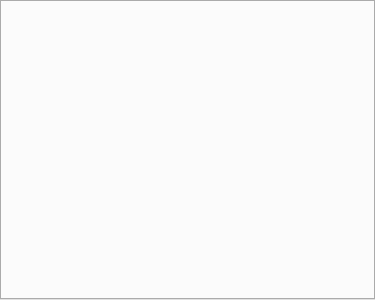
<?xml version="1.0" encoding="UTF-8"?>
<ui version="4.0">
 <class>vcl::qt::MeshRenderSettingsFrame</class>
 <widget class="QFrame" name="vcl::qt::MeshRenderSettingsFrame">
  <property name="geometry">
   <rect>
    <x>0</x>
    <y>0</y>
    <width>375</width>
    <height>300</height>
   </rect>
  </property>
  <property name="sizePolicy">
   <sizepolicy hsizetype="Preferred" vsizetype="Minimum">
    <horstretch>0</horstretch>
    <verstretch>0</verstretch>
   </sizepolicy>
  </property>
  <property name="windowTitle">
   <string>Frame</string>
  </property>
  <layout class="QGridLayout" name="gridLayout_3">
   <property name="leftMargin">
    <number>0</number>
   </property>
   <property name="topMargin">
    <number>0</number>
   </property>
   <property name="rightMargin">
    <number>0</number>
   </property>
   <property name="bottomMargin">
    <number>0</number>
   </property>
   <item row="0" column="0">
    <widget class="QTabWidget" name="tabWidget">
     <property name="currentIndex">
      <number>-1</number>
     </property>
    </widget>
   </item>
  </layout>
 </widget>
 <resources/>
 <connections/>
</ui>
